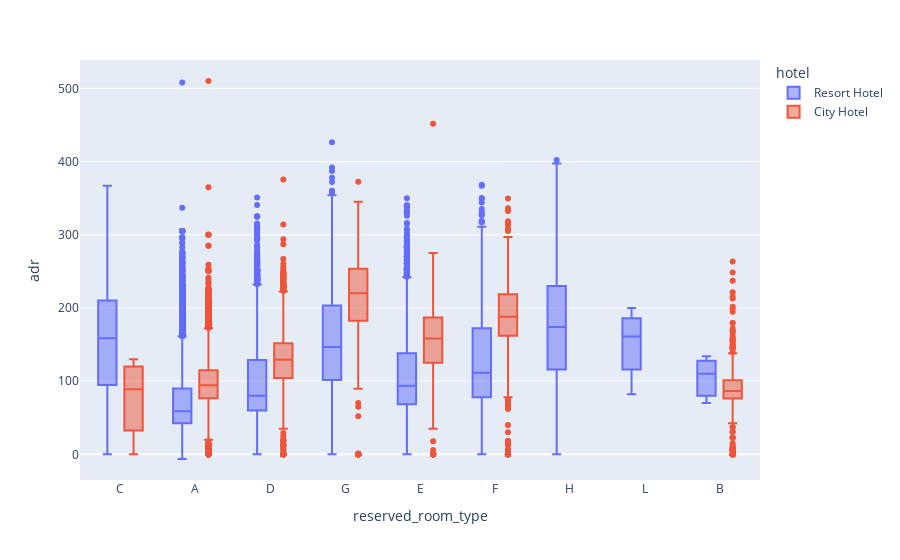

Notebook code for this chart:
### Code cell
data = df[df['is_canceled'] == 0]

px.box(data_frame = data, x = 'reserved_room_type', y = 'adr', color = 'hotel')

### Figure 1 — Plotly figure (JSON) as saved in the notebook; plotly's stock layout.template omitted (floating-point values rounded to 4 significant figures; data arrays with more than 128 entries replaced by an {"elided": "..."} marker saying what was removed)
{"data": [{"alignmentgroup": "True", "hovertemplate": "hotel=Resort Hotel<br>reserved_room_type=%{x}<br>adr=%{y}<extra></extra>", "legendgroup": "Resort Hotel", "marker": {"color": "#636efa"}, "name": "Resort Hotel", "notched": false, "offsetgroup": "Resort Hotel", "orientation": "v", "showlegend": true, "type": "box", "x": {"elided": "28927 str values"}, "x0": " ", "xaxis": "x", "y": {"elided": "28927 float values"}, "y0": " ", "yaxis": "y"}, {"alignmentgroup": "True", "hovertemplate": "hotel=City Hotel<br>reserved_room_type=%{x}<br>adr=%{y}<extra></extra>", "legendgroup": "City Hotel", "marker": {"color": "#EF553B"}, "name": "City Hotel", "notched": false, "offsetgroup": "City Hotel", "orientation": "v", "showlegend": true, "type": "box", "x": {"elided": "46084 str values"}, "x0": " ", "xaxis": "x", "y": {"elided": "46084 float values"}, "y0": " ", "yaxis": "y"}], "layout": {"boxmode": "group", "legend": {"title": {"text": "hotel"}, "tracegroupgap": 0}, "margin": {"t": 60}, "xaxis": {"anchor": "y", "domain": [0, 1], "title": {"text": "reserved_room_type"}}, "yaxis": {"anchor": "x", "domain": [0, 1], "title": {"text": "adr"}}}}
